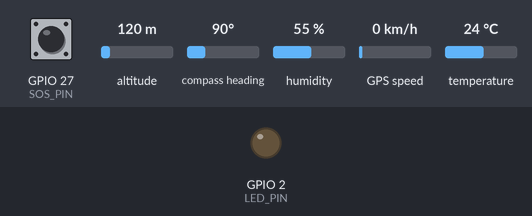
Simulated run of this program. Board: ESP32. On the bench: output pins drawn as LEDs (lit = HIGH). The test bench sets the inputs (shaded band); at power-on: GPIO 27 (SOS_PIN) HIGH, altitude 120 m, compass heading 90°, humidity 55 %, GPS speed 0 km/h, temperature 24 °C. WiFi joins after 1.5 s; servers stay silent unless stated; uploads are accepted with an empty reply; the local clock reads 2024-03-15 10:24:30 at power-on unless the program sets it; random numbers use the default seed unless the program sets one; EEPROM starts erased; the GPS gets a fix after 3 s at 37.7749, -122.4194 with 8 satellites; what the program prints to the serial monitor is not drawn.

Above: at 1.2 s.
1.3 s: GPIO 27 (SOS_PIN) pulled LOW for 0.15 s
At 2.6 s:
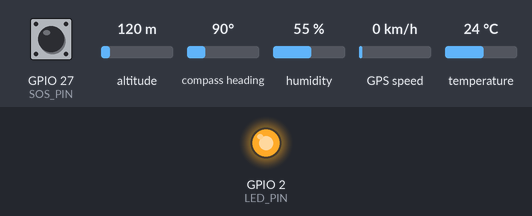
Timing chart, 0 to 6.7 s (numbered marks = the images above; inputs shaded):
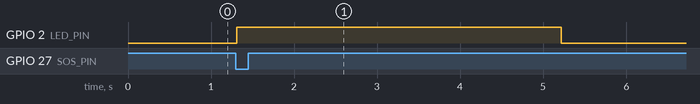

Measured:
- after the input at 1.3 s, GPIO 2 (LED_PIN): LOW → HIGH at once, → LOW 3.9 s later

The program:

main.cpp
```cpp
#include <Arduino.h>
#include <ArduinoJson.h>
#include <DHT.h>
#include <HTTPClient.h>
#include <Preferences.h>
#include <TinyGPSPlus.h>
#include <WiFi.h>
#include <WiFiClientSecure.h>
#include <time.h>
#include "config.h"

constexpr int SOS_PIN = 27;
constexpr int DHT_PIN = 4;
constexpr int LED_PIN = 2;
constexpr int GPS_RX = 16;
constexpr int GPS_TX = 17;
TinyGPSPlus gps;
DHT dht(DHT_PIN, DHT22);
Preferences storage;
HardwareSerial gpsSerial(2);
volatile bool buttonPressed = false;
String pendingSos;
bool sosRequested = false;
unsigned long lastAttempt = 0;
unsigned long lastReading = 0;
unsigned long lastWifi = 0;
unsigned long lastButton = 0;
uint32_t sequenceNumber = 0;
uint32_t bootId = 0;

void IRAM_ATTR onButton() {
  buttonPressed = true;
}

String eventPayload(bool sos) {
  time_t timestamp = time(nullptr);
  if (timestamp < 1700000000) return "";
  struct tm utc;
  gmtime_r(&timestamp, &utc);
  char dateText[32];
  strftime(dateText, sizeof(dateText), "%Y-%m-%dT%H:%M:%SZ", &utc);
  JsonDocument document;
  document["event_id"] = String(bootId, HEX) + "-" + String(sequenceNumber++);
  document["recorded_at"] = dateText;
  document["sos"] = sos;
  if (gps.location.isValid() && gps.location.age() < 15000) {
    document["latitude"] = gps.location.lat();
    document["longitude"] = gps.location.lng();
  } else {
    document["latitude"] = nullptr;
    document["longitude"] = nullptr;
  }
  float temperature = dht.readTemperature();
  float humidity = dht.readHumidity();
  if (!isnan(temperature)) document["temperature"] = temperature;
  if (!isnan(humidity)) document["humidity"] = humidity;
  String payload;
  serializeJson(document, payload);
  return payload;
}

bool transmit(const String& payload) {
  if (WiFi.status() != WL_CONNECTED || payload.length() == 0) return false;
  HTTPClient http;
  WiFiClient plain;
  WiFiClientSecure secure;
  bool started = false;
  if (String(API_URL).startsWith("https://")) {
    secure.setCACert(ROOT_CA);
    started = http.begin(secure, API_URL);
  } else if (ALLOW_INSECURE_LAN_HTTP && String(API_URL).startsWith("http://")) {
    started = http.begin(plain, API_URL);
  }
  if (!started) return false;
  http.setConnectTimeout(2000);
  http.setTimeout(3000);
  http.addHeader("Content-Type", "application/json");
  http.addHeader("Authorization", String("Bearer ") + DEVICE_TOKEN);
  int status = http.POST(payload);
  http.end();
  Serial.printf("Delivery HTTP status: %d\n", status);
  return status >= 200 && status < 300;
}

void setup() {
  Serial.begin(115200);
  pinMode(SOS_PIN, INPUT_PULLUP);
  pinMode(LED_PIN, OUTPUT);
  attachInterrupt(digitalPinToInterrupt(SOS_PIN), onButton, FALLING);
  gpsSerial.begin(9600, SERIAL_8N1, GPS_RX, GPS_TX);
  dht.begin();
  bootId = esp_random();
  storage.begin("tourist", false);
  pendingSos = storage.getString("sos", "");
  sosRequested = storage.getBool("requested", false);
  WiFi.mode(WIFI_STA);
  WiFi.begin(WIFI_SSID, WIFI_PASSWORD);
  configTime(0, 0, "pool.ntp.org", "time.nist.gov");
}

void loop() {
  while (gpsSerial.available()) gps.encode(gpsSerial.read());
  unsigned long tick = millis();
  if (buttonPressed) {
    buttonPressed = false;
    if (lastButton == 0 || tick - lastButton > 250) {
      sosRequested = true;
      storage.putBool("requested", true);
      lastButton = tick;
    }
  }
  if (sosRequested && pendingSos.length() == 0) {
    pendingSos = eventPayload(true);
    if (pendingSos.length()) {
      storage.putString("sos", pendingSos);
      sosRequested = false;
      storage.putBool("requested", false);
    }
  }
  digitalWrite(LED_PIN, (sosRequested || pendingSos.length()) ? HIGH : LOW);
  if (WiFi.status() != WL_CONNECTED && tick - lastWifi >= 15000) {
    WiFi.reconnect();
    lastWifi = tick;
  }
  if (pendingSos.length() && tick - lastAttempt >= 5000) {
    lastAttempt = tick;
    if (transmit(pendingSos)) {
      pendingSos = "";
      storage.remove("sos");
    }
  } else if (pendingSos.length() == 0 && tick - lastReading >= 15000) {
    lastReading = tick;
    transmit(eventPayload(false));
  }
  delay(5);
}
```

config.example.h
```cpp
#pragma once

const char* WIFI_SSID = "YOUR_WIFI";
const char* WIFI_PASSWORD = "YOUR_WIFI_PASSWORD";
const char* API_URL = "https://your-local-tls-server/api/telemetry";
const char* DEVICE_TOKEN = "REGISTER_A_REAL_DEVICE_IN_THE_DASHBOARD";
const bool ALLOW_INSECURE_LAN_HTTP = false;
const char* ROOT_CA = R"CERT(
PASTE_YOUR_SERVER_CA_CERTIFICATE_HERE
)CERT";
```
